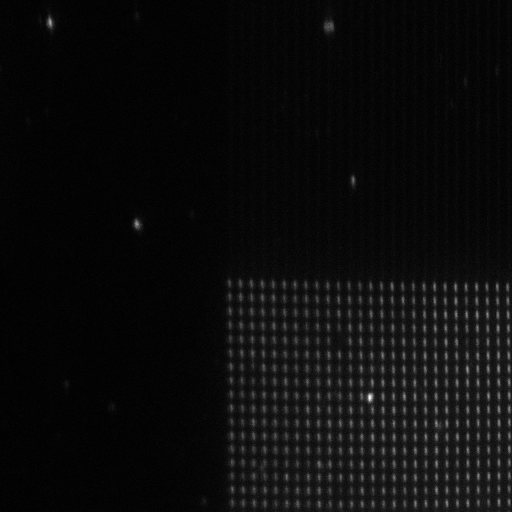
#> input picture 680.tif, 512 x 512 px, found by its file name
$ python wavelength_calculation.py
#> lines starting #> are read from the running program, lines starting #| are printed output that depends on the picture
# -*- coding: utf-8 -*-
"""
Created on Sat Aug 15 12:32:33 2015

@author: Andre
"""
#import seaborn as sns
#sns.set()
import matplotlib.pyplot as plt
import numpy as np
from mpl_toolkits.mplot3d import Axes3D
import scipy.optimize as sp
from skimage.feature import peak_local_max
from PIL import Image
from scipy import sparse
from scipy.spatial import distance


plt.close('all')
#####################################################################################
def twoD_Gaussian(x_y, offset, amplitude, xo, yo, sigma_x, sigma_y, theta):
    x, y = x_y
    xo = float(xo)
    yo = float(yo)
    a = (np.cos(theta)**2)/(2*sigma_x**2) + (np.sin(theta)**2)/(2*sigma_y**2)
    b = -(np.sin(2*theta))/(4*sigma_x**2) + (np.sin(2*theta))/(4*sigma_y**2)
    c = (np.sin(theta)**2)/(2*sigma_x**2) + (np.cos(theta)**2)/(2*sigma_y**2)
    g = offset + amplitude*np.exp( - (a*((x-xo)**2) + 2*b*(x-xo)*(y-yo)
                            + c*((y-yo)**2)))
    return g.ravel()

###################################################################################
imagesFiles = [ '680.tif',  'red.tif', 'green.tif']

image = Image.open(imagesFiles[0])
#> image is the input picture: PIL image 512x512 I;16; min 957, max 5004, mean 1151.6
im_red = Image.open(imagesFiles[1])
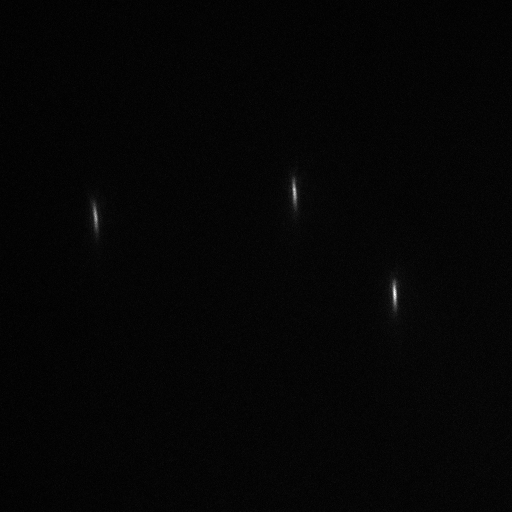
#> input picture X2110-Camera/100x/beads-3/red.tif, 512 x 512 px, found by its file name
#> im_red is the input picture: PIL image 512x512 I;16; min 81, max 7978, mean 253.8
im_green = Image.open(imagesFiles[2])
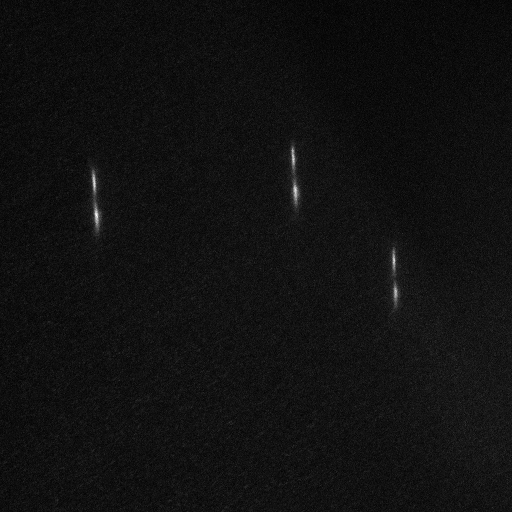
#> input picture X2110-Camera/100x/beads-3/green.tif, 512 x 512 px, found by its file name
#> im_green is the input picture: PIL image 512x512 I;16; min 134, max 4479, mean 430

image = np.array(image)

#Check treshold, otherwise it may find more than one peak
thr_base = np.max(image)-10*np.std(image)
#> thr_base = 2518.6
peaks_base = peak_local_max(image, min_distance=10, threshold_abs=thr_base)
#> peaks_base = 132 pairs, first value 21 to 501, second value 50 to 498
peaks_base[:,0], peaks_base[:,1] = peaks_base[:,1], peaks_base[:,0].copy()

#if points are to close to the borders dont consider it
delete_base = []
for i,points in enumerate(peaks_base):
    if points[1]-40<0:                             #if point is too close to the top
        delete_base.append(i)
    elif points[1] + 40 >512:
        delete_base.append(i)
    if points[0] + 10 > 512:                           #if point is too close to the right
        delete_base.append(i)
    if points[0] - 10 < 0:
        delete_base.append(i)
#> this loop made 132 passes
#> points on passes 1 to 12: [369, 398], [50, 21], [137, 224], [467, 368], [436, 423], [487, 313], [488, 395], [498, 368], [404, 395], [436, 463], [498, 329], [466, 313]
#> after the loop, delete_base = [1, 14, 20, 25, 29, 32, 41, 61, 64, 66, 70, 74, 77, 80, 84, 91, 95, 96, 100, 101, 106, 116, 122]
peaks_base = np.delete(peaks_base, delete_base, 0)
#> peaks_base = 109 pairs, first value 137 to 498, second value 179 to 464
print(str(peaks_base.shape[0]) + ' 680 peaks')
#| 109 680 peaks

#plot image and detected peaks
plt.figure(1)
plt.imshow(image)
plt.grid('off')
plt.scatter(peaks_base[:,0], peaks_base[:,1], facecolor='none', edgecolor="white")

##############################################################################
im_red = np.array(im_red)


# [23 lines of commented-out code are left out]
im_green = np.array(im_green)

# [21 lines of commented-out code are left out]

base_centers = np.empty((0,2))
base_centers_trans = np.empty((0,2)) #trans is in the coordinate system of the masked image below

#if a detected color is to far from the reference peak we need to increase the y box height
box = 20
box_y_top = 40
box_y_bot = 20

rows_y = box_y_top + box_y_bot
rows_y += 1
sumBase = np.empty((rows_y, peaks_base.shape[0])) #empty matrix to hold the collapsed sum of images/spectra

for i, peaks in enumerate(peaks_base):

    xmin = peaks[0] - box/2
    xmax = peaks[0] + box/2
    ymin = peaks[1] - box_y_top
    ymax = peaks[1] + box_y_bot

    x = np.arange(xmin, xmax,1)
    y = np.arange(ymin, ymax+1,1)

    X, Y = np.meshgrid(x,y) #note: meshgrid is needed to use an asymetric grid with plot_surface, I tried mgrid and it didn't work.

    imageMask =  image[int(np.min(y)):int(np.max(y))+1, int(np.min(x)):int(np.max(x))+1] #to mask it correctly we have to invert X and Y here
    imageMaskcopy =  np.copy(image)[int(np.min(y)):int(np.max(y))+1, int(np.min(x)):int(np.max(x))+1] #copy to do calculation in masked image coordinates
    sumBaseTemp = np.sum(imageMaskcopy, axis=1) #collapse the x direction to get spectra along y direction
    sumBase[:,i] = sumBaseTemp

    ig = (np.min(imageMask), np.max(imageMask) , peaks[1]+0.5, peaks[0]+0.5, 2.0, 2.0, 0.0) #0.5 used to force fit because peaks were to close to the fit
    inpars, pcov = sp.curve_fit(twoD_Gaussian,(Y,X), imageMask.ravel(), p0=ig, maxfev=20000)
    fit3 = twoD_Gaussian((Y, X), *inpars).reshape(X.shape[0], Y.shape[1])

    base_centers = np.append (base_centers, [[inpars[2], inpars[3]]], axis=0)
    base_centers_trans = np.append (base_centers_trans, [[inpars[2]-ymin, inpars[3]-xmin]], axis=0) #parameters minx ymin and xmin to translate
#> this loop made 109 passes
#> (peaks, xmin, xmax, ymin, ymax, ig) on pass 1: ([369, 398], 359, 379, 358, 418, (1155, 5004, 398.5, 369.5, 2, 2, 0))
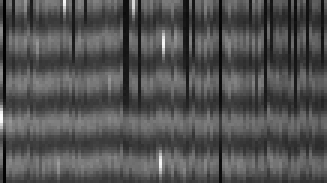
#> sumBase: shape (61, 109) float64 (shown 3 times larger); min 20304, max 47350, mean 28935.7; drawn with min black and max white
                                                                                                    # [11 lines of commented-out code are left out]


base_centers_temp = []
base_centers_trans_temp = []

for i,row in enumerate(base_centers):
    if i == base_centers.shape[0]-1:
        break
    else:
        dist_cell = np.linalg.norm(base_centers[i]-base_centers[i+1])
        if dist_cell>0.01:
            base_centers_temp.append([row[0], row[1]])
            base_centers_trans_temp.append([base_centers_trans[i][0], base_centers_trans[i][1]])
#> this loop made 109 passes
#> row on passes 1 to 12: [397, 369.6], [223.8, 136.6], [369.1, 467], [423.3, 436], [314.2, 487], [395.6, 488], [368.3, 498.1], [396, 403.9], [463.4, 436.1], [327.9, 497.6], [314.3, 466.2], [382.2, 477.6]

base_centers = np.array([base_centers_temp][0])
base_centers_trans = np.array([base_centers_trans_temp][0])
print(str(base_centers.shape[0]) + ' 680 peaks cleaned')
#| 108 680 peaks cleaned

#Test Peaks fitting
plt.figure(2)
plt.imshow(image)
plt.grid('off')
plt.scatter(peaks_base[:,0], peaks_base[:,1], facecolor='none', edgecolor="g")
plt.scatter(base_centers[:,1], base_centers[:,0], facecolor='none', edgecolor="r")

#######################################################################################################


#if a detected color is to far from the reference peak we need to increase the y box height
box = 20
box_y_top = 40
box_y_bot = 20

rows_y = box_y_top + box_y_bot
rows_y += 1


sumRed = np.empty((rows_y, peaks_base.shape[0]))

for i,peaks in enumerate(peaks_base):

    xmin = peaks[0] - box/2
    xmax = peaks[0] + box/2
    ymin = peaks[1] - box_y_top
    ymax = peaks[1] + box_y_bot

    X, Y = np.mgrid[xmin:xmax+1:, ymin:ymax+1]

    redMask =  im_red[int(np.min(Y)):int(np.max(Y))+1, int(np.min(X)):int(np.max(X))+1] #to mask it correctly we have to invert X and Y here
    redMaskcopy =  np.copy(im_red)[int(np.min(Y)):int(np.max(Y))+1, int(np.min(X)):int(np.max(X))+1]
    sumRedTemp = np.sum(redMaskcopy, axis=1)
    sumRed[:,i] = sumRedTemp
#> this loop made 109 passes
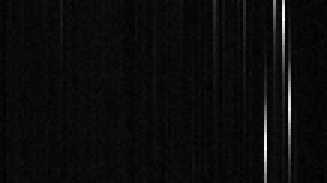
#> sumRed: shape (61, 109) float64 (shown 3 times larger); min 4563, max 36724, mean 6098.9; drawn with min black and max white

#######################################################################################################
box = 20
box_y_top = 40
box_y_bot = 20

rows_y = box_y_top + box_y_bot
rows_y += 1


sumGreen = np.empty((rows_y, peaks_base.shape[0]))

for i,peaks in enumerate(peaks_base):

    xmin = peaks[0] - box/2
    xmax = peaks[0] + box/2
    ymin = peaks[1] - box_y_top
    ymax = peaks[1] + box_y_bot


    X, Y = np.mgrid[xmin:xmax+1:, ymin:ymax+1]


    greenMask = im_green[int(np.min(Y)):int(np.max(Y))+1, int(np.min(X)):int(np.max(X))+1] #to mask it correctly we have to invert X and Y here

    greenMaskcopy =  np.copy(im_green)[int(np.min(Y)):int(np.max(Y))+1, int(np.min(X)):int(np.max(X))+1]
    sumGreenTemp = np.sum(greenMaskcopy, axis=1)
    sumGreen[:,i] = sumGreenTemp
#> this loop made 109 passes
#> pass 1, `greenMask = im_green[int(np.min(Y)):int(np.max(Y))+1, int(np.min(X)):i..`:
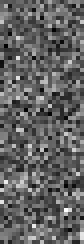
#> greenMask: shape (61, 21) uint16 (shown 4 times larger); min 235, max 812, mean 459.2; drawn with min black and max white

#########################################################################################################
#Function to remove baseline by "Asymmetric Least Squares Smoothing" by P. Eilers and H. Boelens 2005
def baseline_als(y, lam, p, niter=10):
  L = len(y)
  D = sparse.csc_matrix(np.diff(np.eye(L), 2))
  w = np.ones(L)
  for i in range(niter):
    W = sparse.spdiags(w, 0, L, L)
    Z = W + lam * D.dot(D.transpose())
    z = sparse.linalg.spsolve(Z, w*y)
    w = p * (y > z) + (1-p) * (y < z)
  return z


#Wavelength Calculation
#coef comes from the calibration => coefficient of a 3rd order polynomial
coef = np.array([-4.48739898e-06,   1.68134622e-02,   3.86969998e+00,
       6.80000000e+02])

p = np.poly1d(coef)

#In this case there is some leaking between the channels and also because the mask box is big a lot of the
#masked image is background, setting this intervals to 0 takes care of this
sumGreen[30:-1,:] = 0
sumRed[0:30,:] = 0
sumBase[0:30,:] = 0
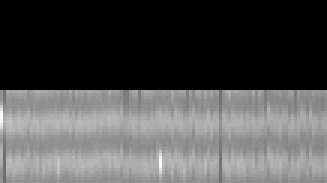
#> sumBase: shape (61, 109) float64 (shown 3 times larger); min 0, max 47350, mean 14859.3; drawn with min black and max white


#Tables to hold spectral mean for each channel
spectralMeanTableRed = np.empty((np.shape(base_centers_trans)[0],1))
spectralMeanTableGreen = np.empty((np.shape(base_centers_trans)[0],1))
spectralMeanTableBase = np.empty((np.shape(base_centers_trans)[0],1))


#for each center in the translated coordinate system of the masked image calculates the new wavelenght calibration
#by making the fitted center zero pixel displacement and applying the 3rd polynomial
for i, centers in enumerate(base_centers_trans):
    pixels = np.arange(0,rows_y,1)
    x_center = centers[1]
    y_center = centers[0]
    pixels_x = pixels - x_center
    pixels_y = pixels - y_center
    pixel_disp = p(pixels_y)


    sumNormRed = (sumRed[:,i]) /np.max(sumRed[:,i])
    sumNormGreen = (sumGreen[:,i]) /np.max(sumGreen[:,i])
    sumNormBase = (sumBase[:,i])/np.max(sumBase[:,i])

    #Spectral mean Calculation (wavelength average weighted by intensity)
    spectralMeanRed = np.sum(np.multiply(sumRed[:,i],pixel_disp))/np.sum(sumRed[:,i])

    spectralMeanGreen = np.sum(np.multiply(sumGreen[:,i],pixel_disp))/np.sum(sumGreen[:,i])

    spectralMeanBase = np.sum(np.multiply(sumBase[:,i],pixel_disp))/np.sum(sumBase[:,i])


    spectralMeanTableRed[i,0] = spectralMeanRed
    spectralMeanTableGreen[i,0] = spectralMeanGreen
    spectralMeanTableBase[i,0] = spectralMeanBase


    plt.figure(4)
    plt.scatter([680.0],spectralMeanRed )
    plt.scatter([580.0],spectralMeanGreen )
    plt.scatter([677.0],spectralMeanBase )
# [5 lines of commented-out code are left out]
    if i in [1, 10, 20, 30, 40, 50, 60, 70, 80, 90]:
        plt.figure()
    #        zz = baseline_als(sumRed[30:,i], 1000000, 0.0001)
    #        corre = sumRed[30:,i]-zz
    #        corre = corre/np.max(corre)
        plt.plot(pixel_disp[30:-1],sumNormRed[30:-1] , 'r')
        plt.plot(pixel_disp[0:30],sumNormGreen[0:30] , 'g')
#> this loop made 108 passes
#> centers on passes 1 to 12: [39.04, 10.62], [39.8, 9.61], [41.15, 10], [40.28, 9.99], [41.22, 10.04], [40.57, 10.03], [40.29, 10.1], [41.03, 9.85], [40.35, 10.07], [38.95, 9.64], [41.33, 10.21], [40.17, 9.56]
#        plt.xlim(640,720)
#        plt.ylim(0,1.2)
#
#Plot spectral mean for each color/dye
plt.figure(3)
plt.errorbar([580.0], np.mean(spectralMeanTableGreen),yerr=np.std(spectralMeanTableGreen), marker='o', markersize=5)
plt.errorbar([680.0], np.mean(spectralMeanTableRed), yerr=np.std(spectralMeanTableRed), marker='o', markersize=5)
plt.errorbar([680.0], np.mean(spectralMeanTableBase), yerr=np.std(spectralMeanTableBase), marker='o', markersize=5)
plt.xticks(np.arange(560,750,20))
plt.yticks(np.arange(560,750,20))
plt.xlim(570,700)
plt.ylim(580,720)
plt.grid('on')
plt.xlabel('Nominal Wavelength (nm)')
plt.ylabel('Spectral Mean (nm)')
#> figure, not shown here; curve peaks at x = 684.7, y = 1; curve peaks at x = 616.5, y = 1
#> figure, not shown here; curve peaks at x = 645.3, y = 1; curve peaks at x = 618, y = 0.99
#> figure, not shown here; curve peaks at x = 650.1, y = 1; curve peaks at x = 579.2, y = 1
#> figure, not shown here; curve peaks at x = 663, y = 1; curve peaks at x = 566.7, y = 1
#> figure, not shown here; curve peaks at x = 757, y = 1; curve peaks at x = 592.1, y = 0.981
#> figure, not shown here; curve peaks at x = 686, y = 1; curve peaks at x = 556.3, y = 1
#> figure, not shown here; curve peaks at x = 726.9, y = 1; curve peaks at x = 553.7, y = 1
#> figure, not shown here; curve peaks at x = 677.3, y = 1; curve peaks at x = 558.3, y = 1
#> figure, not shown here; curve peaks at x = 757.2, y = 1; curve peaks at x = 595.2, y = 1
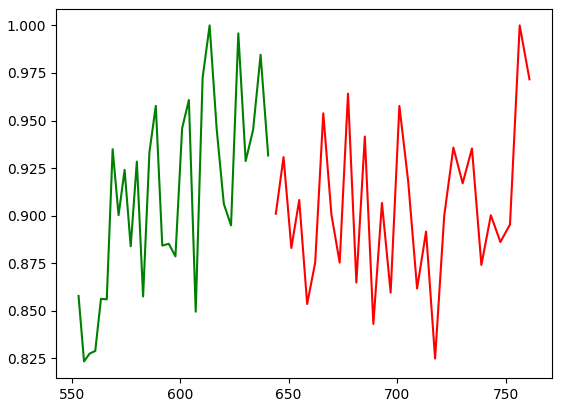
#> figure drawn by matplotlib, 1 panel; curve peaks at x = 756.5, y = 1; curve peaks at x = 613.6, y = 1
